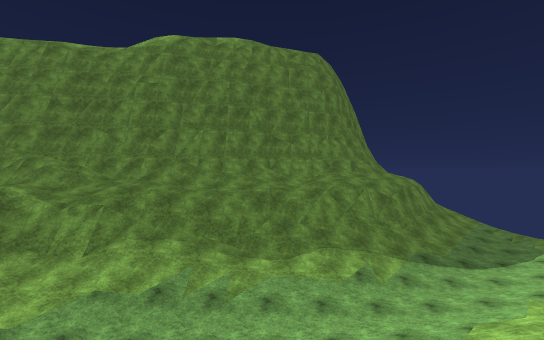
[1] (above)

23 first-person views from a walk through a scene from a Unity 3-D project. The camera is 1.2 m above the floor, looks level and sees 90° across. The floor is counted in squares, 2 m on a side. Each view is taken from the middle of a square. On the plan, view 1 faces up. The plan holds only what a view shows up to about 9 squares ahead; the rest is blank. The place goes on beyond the plan. The player is left out. Surface patterns are stand-ins for the level's own textures.

[2]
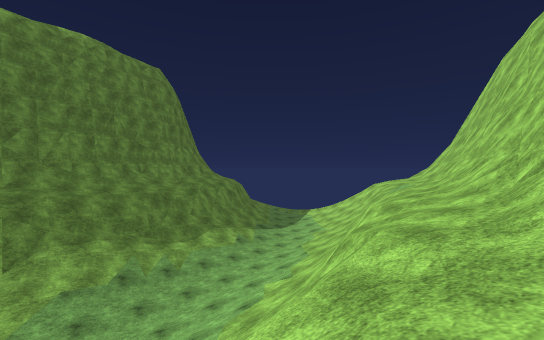

[3]
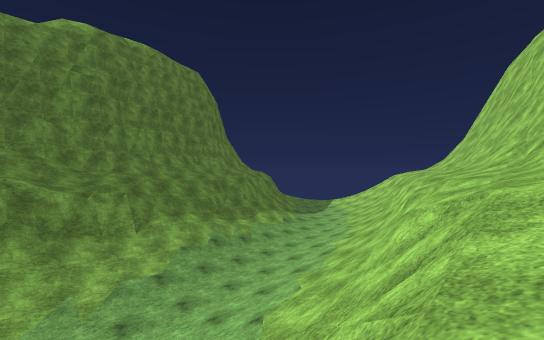

[4]
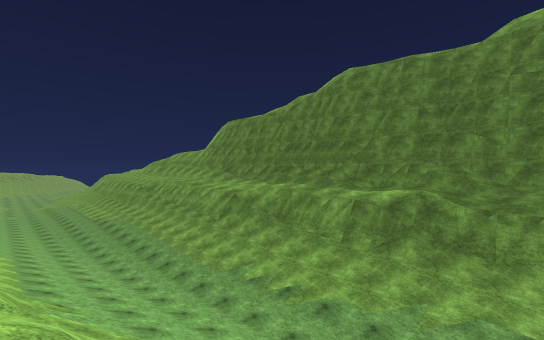

[5]
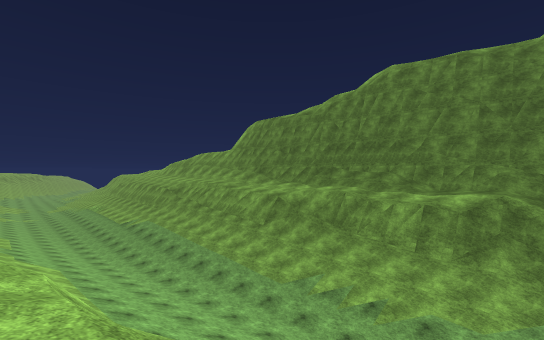

[6]
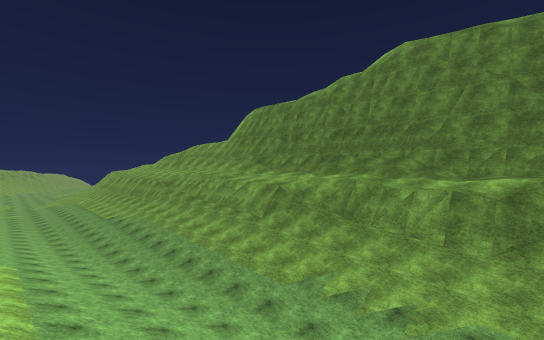

[7]
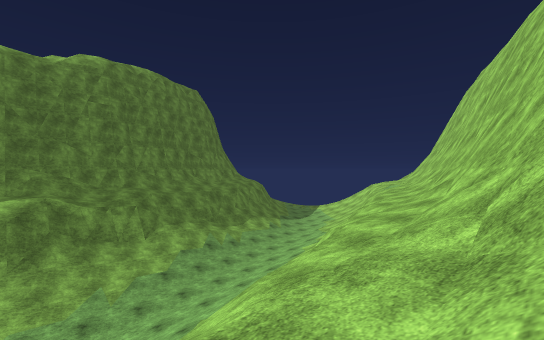

[8]
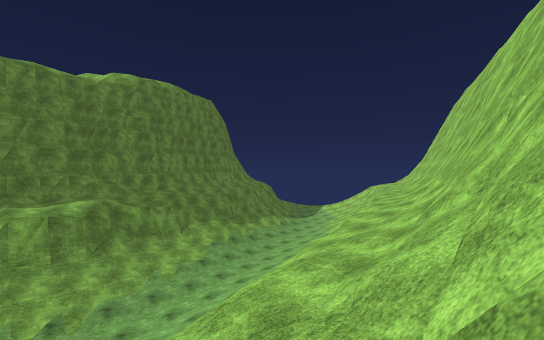

[9]
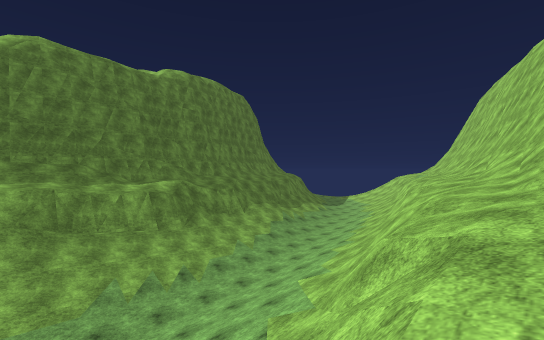

[10]
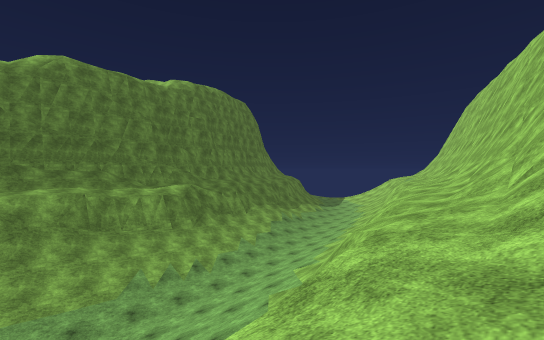

[11]
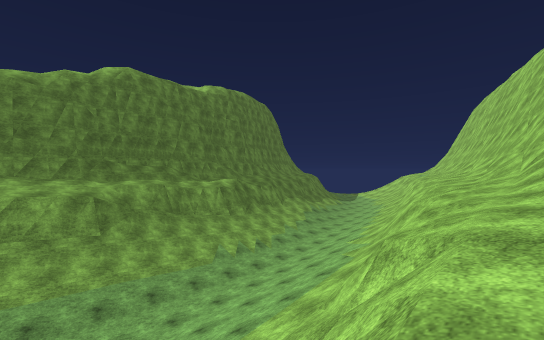

[12]
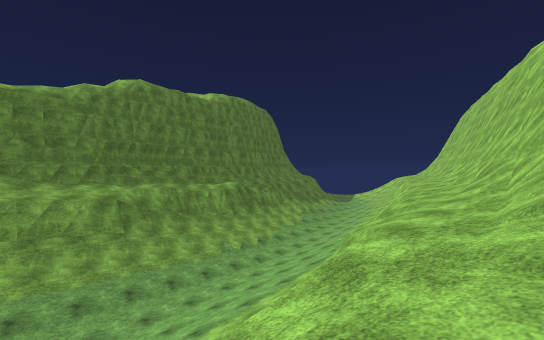

[13]
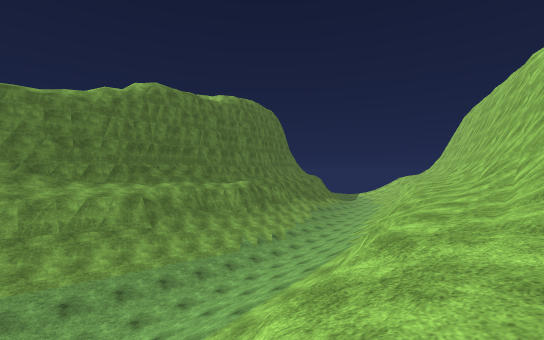

[14]
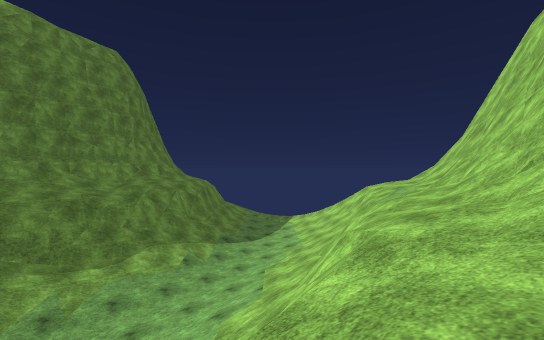

[15]
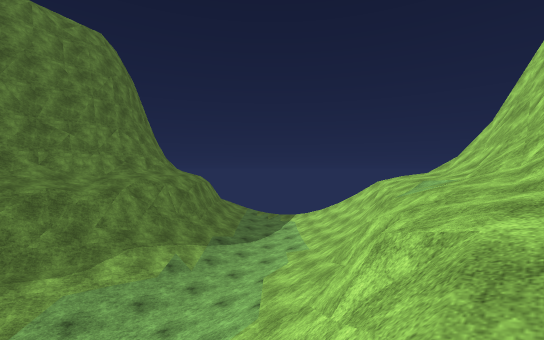

[16]
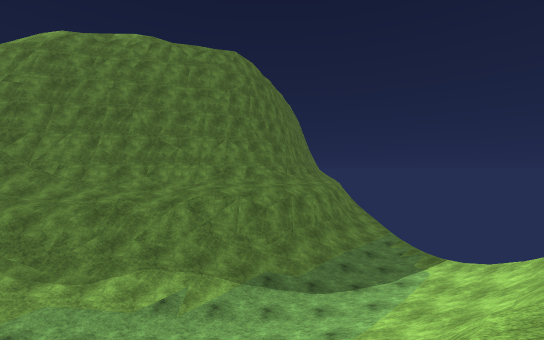

[17]
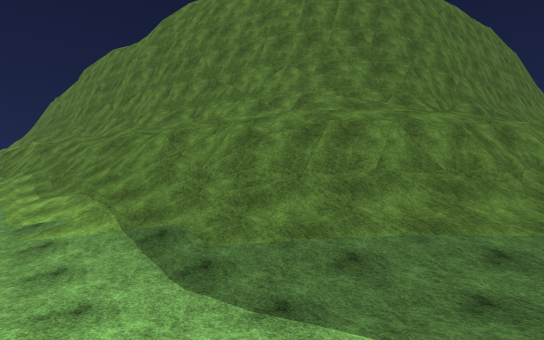

[18]
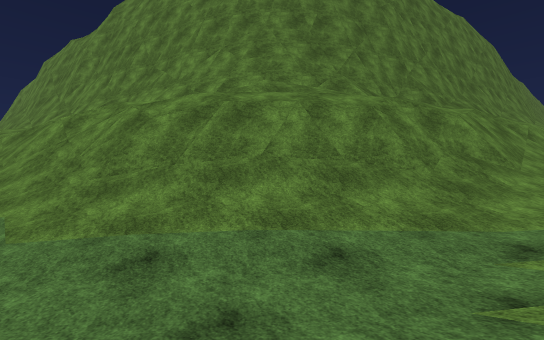

[19]
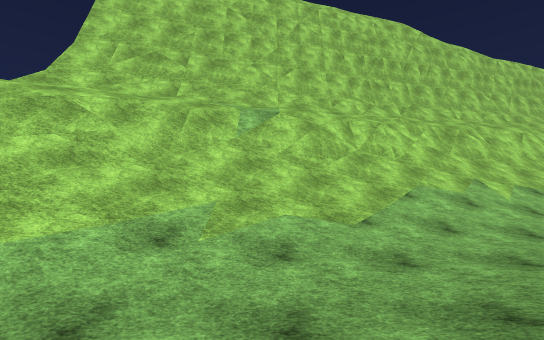

[20]
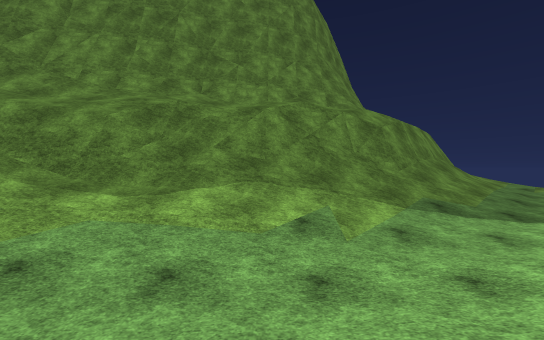

[21]
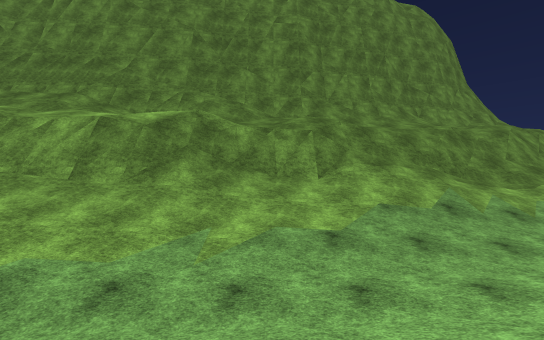

[22]
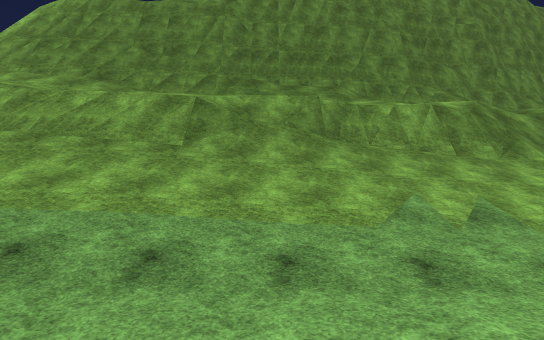

[23]
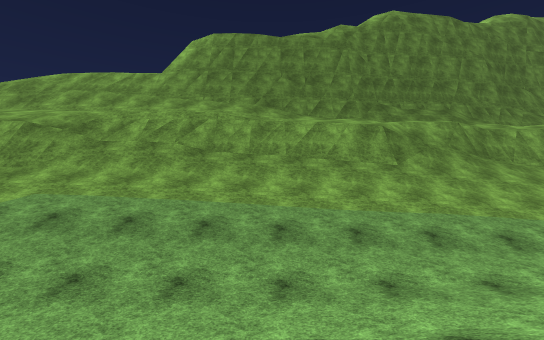

### Floor plan
Key: @ floor where view 1 was taken; # wall or solid block; x gap in a wall; . main floor; - floor 0.75 m lower than the main floor; _ floor 1.75 m lower than the main floor; : floor 4.75 m higher than the main floor; + floor 5.5 m higher than the main floor; / step, stairs or slope; = window, fence, low wall or low ledge; v drop or lower ground.
Columns run from 27 left of view 1 to 11 right of it. Each row starts with its distance up from view 1.
 19                                  #  #=
 18                                  #  #=
 17                                  #  #/
 16                                 ##  #/
 15                                 #  ##/
 14                               ##   #//
 13                         v  #####  ##/.
 12                       v ######+: ##//.
 11                    #  ####/: ##v=#//..
 10              ##########/////#===///../
  9     ##############=::::///===/////.../
  8      #######///////vvvv=//=/////....//
  7 ///   ///::////vvvv==##///////....////
  6 //////vvvvvv#/#=###////////.....//////
  5  ##/////////////////////......///////
  4   //////////////////..--...///////=///
  3    /////////////------.////////#v#//:/
  2     //////--------///////////##///:///x
  1      ________/////////////#v#//:///####
  0       __///////////////#v#/@/://####
 -1        ////////////#vv=///://=###  vvv
 -2        /////////##/////////#### vvv
 -3         ////#vv=///:///=####  v
 -4           v=#//:////#####  vvv/
 -5         ///::////####  vvvv
 -6        ::+///#####vvvv

Positions as (right, up) in squares from view 1, and headings:
1: (0, 0), facing up
2: (-5, -2), facing up-right
3: (-8, -2), facing up-right
4: (-5, -2), facing up-left
5: (-7, -3), facing up-left
6: (-8, -2), facing up-left
7: (-9, -4), facing up-right
8: (-11, -5), facing up-right
9: (-14, -4), facing up-right
10: (-15, -5), facing up-right
11: (-18, -5), facing up-right
12: (-19, -6), facing up-right
13: (-20, -6), facing up-right
14: (-2, -1), facing up-right
15: (-1, 0), facing up-right
16: (5, 1), facing up
17: (9, 7), facing up-left
18: (10, 9), facing up-left
19: (5, 9), facing down
20: (2, 4), facing up
21: (-6, 1), facing up
22: (-14, 0), facing up
23: (-19, -2), facing up
